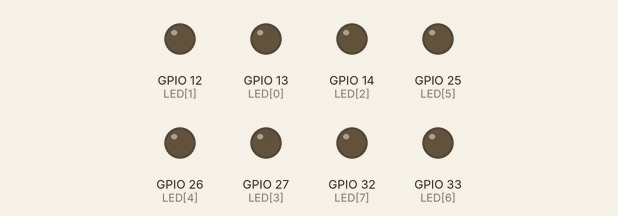
This sketch was run on a simulated ESP32. Parts: output pins drawn as LEDs (lit = HIGH).

Above: at 0.6 s.
At 1.8 s:
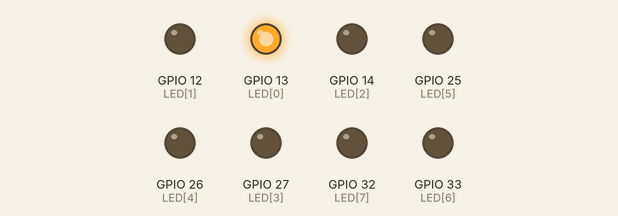
At 3.0 s:
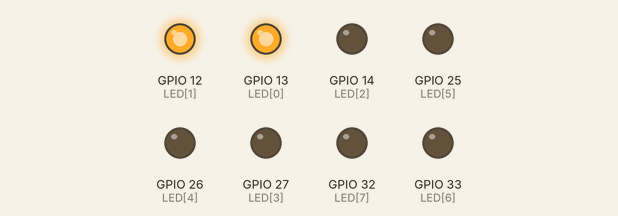
At 5.4 s:
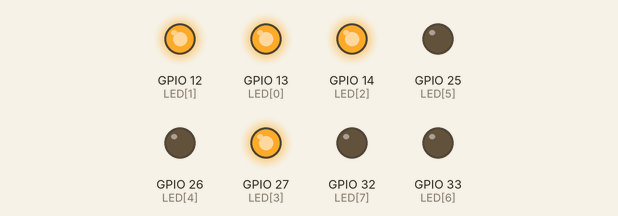
At 7.8 s:
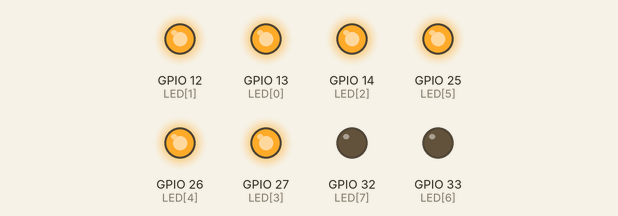
At 10.2 s:
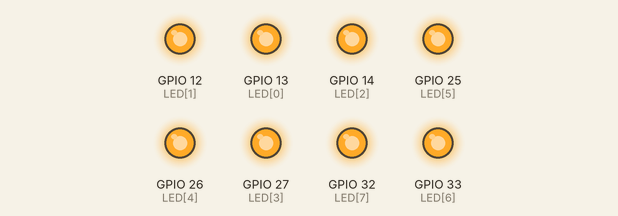
Timing chart, 0 to 11.0 s (numbered marks = the images above):
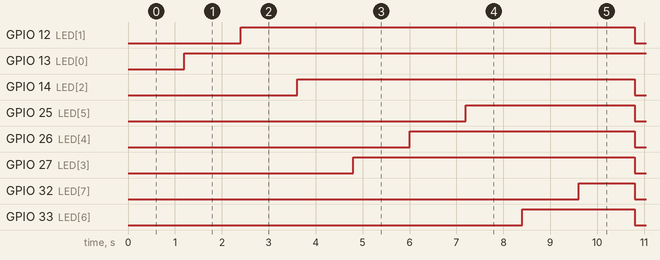

Measured:
- by itself, GPIO 12 (LED[1]): alternates HIGH for 8.4 s and LOW for 1.2 s
- by itself, GPIO 13 (LED[0]): LOW → HIGH at 1.2 s
- by itself, GPIO 14 (LED[2]): alternates HIGH for 7.2 s and LOW for 2.4 s
- by itself, GPIO 25 (LED[5]): alternates HIGH for 3.6 s and LOW for 6.0 s
- by itself, GPIO 26 (LED[4]): alternates HIGH for 4.8 s and LOW for 4.8 s
- by itself, GPIO 27 (LED[3]): alternates HIGH for 6.0 s and LOW for 3.6 s
- by itself, GPIO 32 (LED[7]): alternates HIGH for 1.2 s and LOW for 8.4 s
- by itself, GPIO 33 (LED[6]): alternates HIGH for 2.4 s and LOW for 7.2 s

The sketch:

LAB2-PARTC.ino
```cpp
enum Pattern { P_SINGLE, P_CONVERGE, P_FILL };
Pattern pattern = P_FILL;
unsigned int stepMs = 1200;
unsigned long tChase = 0;
int step = 0;

const int LED[8] = { 13, 12, 14, 27, 26, 25, 33, 32 };

void setup() {
 Serial.begin(115200);
 for (int i = 0; i < 8; i++) pinMode(LED[i], OUTPUT);
}

void clearRow() { for (int i = 0; i < 8; i++) digitalWrite(LED[i], LOW); }

void serviceChaser() {
 if (millis() - tChase < stepMs) return; // not due yet
 tChase = millis();
 clearRow();
 switch (pattern) {
 	case P_SINGLE:
		digitalWrite(LED[step % 8], HIGH);
		break;
	case P_CONVERGE:
		digitalWrite(LED[step % 4], HIGH);
		digitalWrite(LED[7 - (step % 4)], HIGH);
		break;
	case P_FILL:
		for (int i = 0; i <= (step % 8); i++) digitalWrite(LED[i], HIGH);
		break;
 }
 step++;
}
void loop() {
 serviceChaser(); // never blocks
 //serviceBuzzer(); // added in Part E
 // the loop stays free for sensors in Experiment 3
}
```
